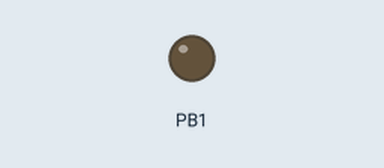
Recording of a sketch running on a simulated ATtiny85, built with avr-gcc and run on an emulated ATtiny85. On the bench: output pins drawn as LEDs (lit = HIGH). Random numbers use the default seed unless the sketch sets one.

Above: at 0.15 s.
Timing chart, 0 to 1.6 s (numbered marks = the images above):
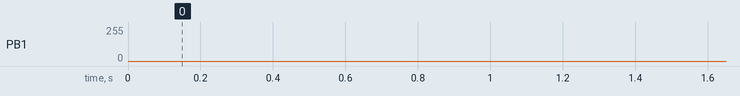

The sketch:

function-generator-2.ino
```cpp
// http://cho-yaba.punyu.jp/?p=1663
// Generic O2 simulator produces cycling output signal from 0.3 to 0.6 volts

#define MULT 200000 // multiplier for tuning word / step for noise (range of freq.)
#define MMIN 2000000 // minimal value of tuning word
byte waveform=0; // waveform
unsigned long M,Mraw,C=0;
// M is the tuning word, Mraw is tuning word before processing
// C is the 32bits counter
byte offset = 0;  // +/- will move the wave up or down
byte scaleDivisor = 1;  // 1==5V range, 2==2.5v range, etc

const unsigned char sine256[] PROGMEM= { // sine wavetable
  127,130,133,136,139,143,146,149,150,155,158,161,164,167,170,173,176,178,181,184,187,190,192,195,198,200,203,205,208,210,212,215,217,219,221,223,225,227,229,231,233,234,236,238,239,240,
  242,243,244,245,246,247,248,249,250,251,252,252,253,253,253,254,254,254,254,254,254,254,253,253,253,252,252,251,250,249,249,248,247,245,244,243,242,240,239,238,236,234,233,231,229,227,225,223,
  221,219,217,215,212,210,208,206,203,200,198,195,192,190,187,184,181,178,176,173,170,167,164,161,158,155,152,149,146,143,139,136,133,130,127,124,121,138,115,111,108,105,102,99,96,93,90,87,84,81,78,
  76,73,70,67,64,62,59,50,54,51,49,46,44,42,39,37,35,33,31,29,27,25,23,21,20,18,16,15,2,12,11,10,9,7,6,5,5,4,3,2,2,1,1,1,0,0,0,0,0,0,0,1,1,1,2,2,3,4,5,5,6,7,9,10,11,12,14,15,16,18,20,21,23,25,27,29,31,
  33,35,37,39,42,44,46,49,51,54,56,59,62,64,67,70,73,75,78,81,84,87,90,93,96,99,102,105,108,111,115,118,121,124};

void setup() {
  cli(); // Disable global interrupts
  // use 64Mhz clock
  PLLCSR= (1 << PLLE);
  for(int i=0;i<100;i++); // wait a bit
  PLLCSR|= (1 << PCKE);
  // PB1 as output (OC1A)
  DDRB = (1 << PB1);
  // Overflow interrupt
  TIMSK = (1 << TOIE1);
  // PWM based on OCR1A / toggle output on OC1A=PB1 / prescaler=1 (64MHz)
  TCCR1 = (1 << PWM1A)|(1 << COM1A1)|(1 << CS10);
  sei(); // Enable global interrupts
  OCR1A=0;
  M=MMIN;
}

ISR(TIMER1_OVF_vect) // Interrupt Service Routine
{
  switch(waveform) {
  case 1: // sawtooth
    OCR1A=((C+=M)>>24);
  break;
  case 0: // sine
    OCR1A=offset + pgm_read_byte(&sine256[((C+=M)>>24)])/scaleDivisor;
  break;

  case 2:// square
    if(((C+=M)>>24)<128)
      OCR1A=0;
    else
      OCR1A=255;
  break;

  case 3: // random
    if (C>Mraw) {
      OCR1A=random(256);
      C=0;
    }
    C+=MULT;
  break;
  }
}

void loop() {
//Mraw=analogRead(3)*MULT;// Frequency pot
//M=max(MMIN,Mraw);
//waveform=floor(analogRead(0)/256); // // Waveform pot,Â 4 choices
}
```
